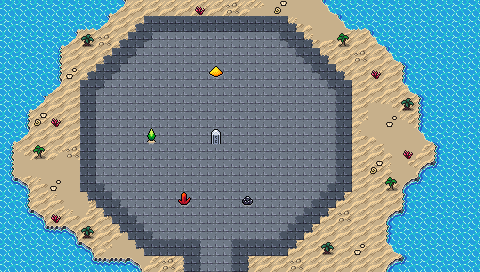

A 2D game scene composited from a Tiled map and its tileset images. What follows is a short description and the map's XML, with each tile layer's data collapsed to a summary:
An orthogonal 30x17 tile map with 16x16 px tiles, 5 tile layers (Collision, Background, Walls, Ornamental Walls, ...), 2 tilesets and 6 objects.

<map version="1.5" tiledversion="1.7.2" orientation="orthogonal" renderorder="right-down" width="30" height="17" tilewidth="16" tileheight="16" infinite="0" nextlayerid="8" nextobjectid="82">
 <editorsettings>
  <export target="wastetown..tmx" format="tmx" />
 </editorsettings>
 <tileset firstgid="1" source="../../tileset/main.tsx" />
 <tileset firstgid="3477" source="../../tileset/buildings.tsx" />
 <layer id="6" name="Collision" width="30" height="17">
  <data>[510 cells, 6 non-empty, 1 distinct tile ids]</data>
 </layer>
 <layer id="1" name="Background" width="30" height="17">
  <data>[510 cells, 510 non-empty, 34 distinct tile ids]</data>
 </layer>
 <layer id="2" name="Walls" width="30" height="17">
  <data>[510 cells, 61 non-empty, 12 distinct tile ids]</data>
 </layer>
 <layer id="7" name="Ornamental Walls" width="30" height="17">
  <data>[510 cells, 79 non-empty, 7 distinct tile ids]</data>
 </layer>
 <layer id="3" name="Clutter" width="30" height="17">
  <properties>
   <property name="spriteLayer" type="bool" value="true" />
  </properties>
  <data>[510 cells, 31 non-empty, 11 distinct tile ids]</data>
 </layer>
 <objectgroup id="4" name="Objects">
  <object id="76" template="../../obj/door_up.tx" x="208" y="272">
   <properties>
    <property name="teleport" value="maps/map/portal_1U2.tmx" />
    <property name="teleportObjectId" value="83" />
   </properties>
  </object>
  <object id="77" template="../../obj/door_down.tx" x="208" y="145.333">
   <properties>
    <property name="teleport" value="maps/map/portal_1.tmx" />
    <property name="teleportObjectId" value="87" />
   </properties>
  </object>
  <object id="78" template="../../obj/door_down.tx" x="144" y="145.333">
   <properties>
    <property name="teleport" value="maps/map/portal_1G.tmx" />
    <property name="teleportObjectId" value="78" />
   </properties>
  </object>
  <object id="79" template="../../obj/door_down.tx" x="207.333" y="80">
   <properties>
    <property name="teleport" value="maps/map/portal_1W.tmx" />
    <property name="teleportObjectId" value="77" />
   </properties>
  </object>
  <object id="80" template="../../obj/door_down.tx" x="176.667" y="208">
   <properties>
    <property name="teleport" value="maps/map/portal_1R.tmx" />
    <property name="teleportObjectId" value="71" />
   </properties>
  </object>
  <object id="81" template="../../obj/door_down.tx" x="241.333" y="209.333">
   <properties>
    <property name="teleport" value="maps/map/portal_1B.tmx" />
    <property name="teleportObjectId" value="65" />
   </properties>
  </object>
 </objectgroup>
</map>
